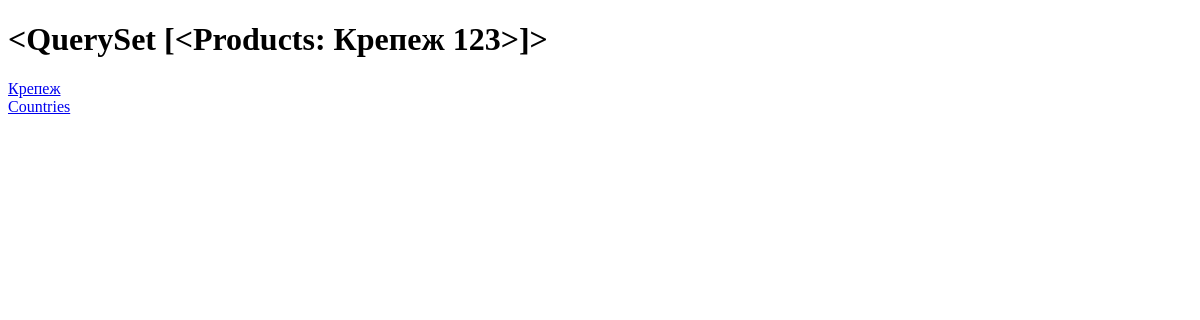
The page /products on the database as committed earlier.
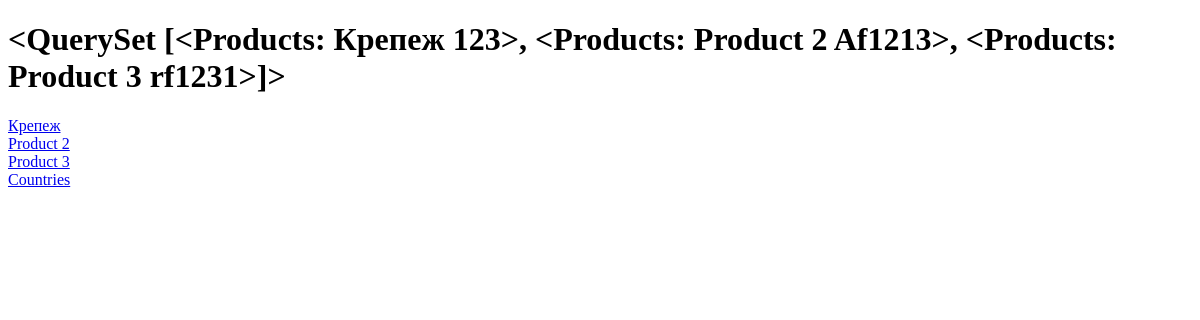
The same page on the database as committed later.
### main_app/models.py (models this page shows)
class Products(models.Model):
    name = models.CharField(max_length=255, null=False, blank=False)
    description = models.TextField(null=True, blank=True)
    measurement = models.CharField(max_length=255)
    price = models.PositiveIntegerField()
    country = models.ForeignKey('Countries', on_delete=models.SET_NULL, null=True)
    article = models.CharField(max_length=50)
    warranty = models.PositiveSmallIntegerField()
    condition = models.CharField(max_length=50, choices=[
        ('Новое', 'Новое'),
        ('БУ', 'Бывшее в Употреблении'),
        ('ТР', 'Требует Ремонт')
    ])
    def __str__(self):
        return str(self.name) + ' ' + str(self.article)

### main_app/views.py (the view)
# urls.py: path('products', ProductsListView.as_view(), name='products_list_url'),
class ProductsListView(ListView):
    model = Products
    context_object_name = 'product_list'
    template_name = 'products_list_template.html'

### templates/products_list_template.html (shortened to what this page needs)
<!DOCTYPE html>
<html lang="en">
<head>
</head>
<body>
    <h1>{{ product_list }}</h1>
    {% for product in product_list %}
        <a href="{% url 'products_detail_url' product.pk %}">
            {{ product.name }}
        </a>
        <br>
    {% endfor %}
    <a href="{% url 'countries_list_url' %}">Countries</a>
</body>
</html>

Rows that differ between the two databases and show on the page:
computed for Products "Крепеж": name+article "<QuerySet [<Products: Крепеж 123>]>" → "<QuerySet [<Products: Крепеж 123>, <Products: Product 2 Af1213>, <Products: Product 3 rf1231>]>"
added Products: name "Product 2"
added Products: name "Product 3"
